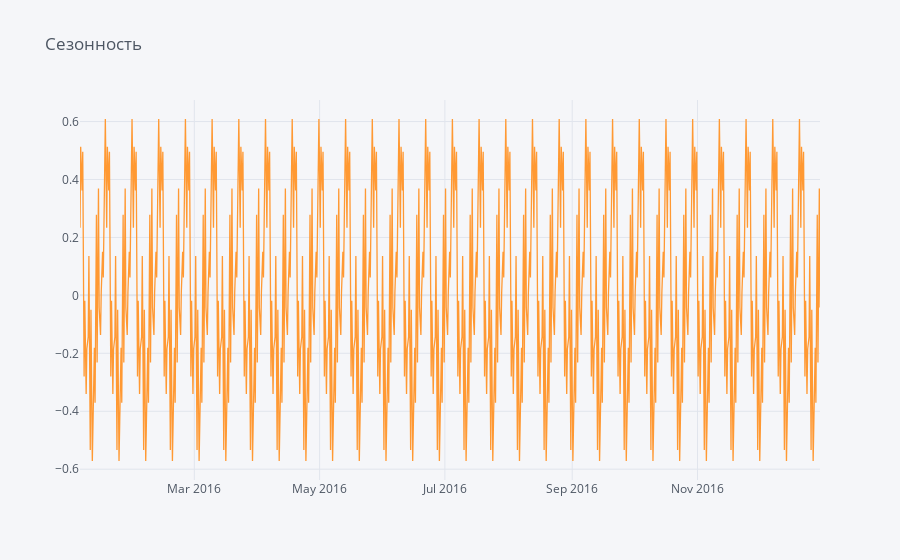

Notebook code for this chart:
### Code cell
result = seasonal_decompose(full_data, model='additive', period=26)

seasonal_component = result.seasonal
seasonal_df = pd.DataFrame(seasonal_component)
seasonal_df.columns = ['Seasonality']
seasonal_df.iplot(title='Сезонность')

### Figure 1 — Plotly figure (JSON) as saved in the notebook; plotly's stock layout.template omitted (floating-point values rounded to 4 significant figures; data arrays with more than 128 entries replaced by an {"elided": "..."} marker saying what was removed)
{"data": [{"line": {"color": "rgba(255, 153, 51, 1.0)", "dash": "solid", "shape": "linear", "width": 1.3}, "mode": "lines", "name": "Seasonality", "text": "", "type": "scatter", "x": {"elided": "722 str values"}, "y": {"elided": "722 float values"}}], "layout": {"legend": {"bgcolor": "#F5F6F9", "font": {"color": "#4D5663"}}, "paper_bgcolor": "#F5F6F9", "plot_bgcolor": "#F5F6F9", "title": {"font": {"color": "#4D5663"}, "text": "Сезонность"}, "xaxis": {"gridcolor": "#E1E5ED", "showgrid": true, "tickfont": {"color": "#4D5663"}, "title": {"font": {"color": "#4D5663"}, "text": ""}, "zerolinecolor": "#E1E5ED"}, "yaxis": {"gridcolor": "#E1E5ED", "showgrid": true, "tickfont": {"color": "#4D5663"}, "title": {"font": {"color": "#4D5663"}, "text": ""}, "zerolinecolor": "#E1E5ED"}}}
